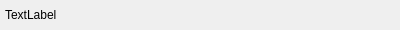
<?xml version="1.0" encoding="UTF-8"?>
<ui version="4.0">
 <class>BottomPanel</class>
 <widget class="QWidget" name="BottomPanel">
  <property name="geometry">
   <rect>
    <x>0</x>
    <y>0</y>
    <width>400</width>
    <height>30</height>
   </rect>
  </property>
  <property name="minimumSize">
   <size>
    <width>0</width>
    <height>30</height>
   </size>
  </property>
  <property name="maximumSize">
   <size>
    <width>16777215</width>
    <height>30</height>
   </size>
  </property>
  <property name="windowTitle">
   <string>Form</string>
  </property>
  <layout class="QHBoxLayout" name="horizontalLayout">
   <property name="spacing">
    <number>0</number>
   </property>
   <property name="leftMargin">
    <number>5</number>
   </property>
   <property name="topMargin">
    <number>2</number>
   </property>
   <property name="rightMargin">
    <number>5</number>
   </property>
   <property name="bottomMargin">
    <number>2</number>
   </property>
   <item>
    <widget class="QLabel" name="label">
     <property name="text">
      <string>TextLabel</string>
     </property>
    </widget>
   </item>
  </layout>
 </widget>
 <resources/>
 <connections/>
</ui>
